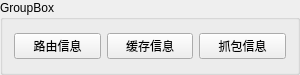
<?xml version="1.0" encoding="UTF-8"?>
<ui version="4.0">
 <class>Node</class>
 <widget class="QGroupBox" name="Node">
  <property name="geometry">
   <rect>
    <x>0</x>
    <y>0</y>
    <width>300</width>
    <height>75</height>
   </rect>
  </property>
  <property name="windowTitle">
   <string>GroupBox</string>
  </property>
  <property name="title">
   <string>GroupBox</string>
  </property>
  <layout class="QHBoxLayout" name="horizontalLayout">
   <item>
    <widget class="QPushButton" name="requestRoute">
     <property name="text">
      <string>路由信息</string>
     </property>
    </widget>
   </item>
   <item>
    <widget class="QPushButton" name="requestCS">
     <property name="text">
      <string>缓存信息</string>
     </property>
    </widget>
   </item>
   <item>
    <widget class="QPushButton" name="requestCapture">
     <property name="text">
      <string>抓包信息</string>
     </property>
    </widget>
   </item>
  </layout>
 </widget>
 <resources/>
 <connections/>
</ui>
